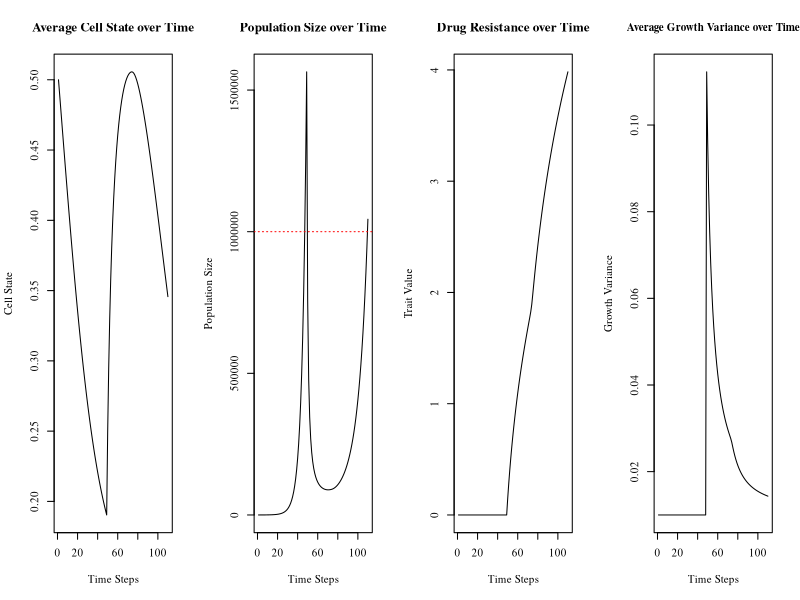

R code for this plot:
#Code written by Anuraag Bukkuri, expanded from code provided in "Advancing population ecology with integral projection models: a practical guide" - Merow et al 2013

params = data.frame(
  txon = FALSE,
  varG = .05, #.01,.05,1
  varF = .05, #.01,.05,.1
  endtx = 150)

lexp = 1.5 #1.5,2
beta = 1.5 #2
evolv = 1 #1,4
natd = .01*evolv
bex = -.6 #-.6,-.8 or -1

vpar1 = .01 
vpar2 = .2
vpar3 = .5
plotstop = 0
starttx=0
stressG = TRUE
stressF = FALSE
min = 0
max = 1
n = 100
tol = 1e-8
bc = min + c(0:n) * (max - min)/n
y = 0.5 * (bc[1:n] + bc[2:(n+1)])
h = y[2] - y[1]

Nt = rnorm(n,.5,0)
sim_steps = params$endtx-1
v = 0

popsize = vector(,sim_steps)
evoldyn = vector(,sim_steps)
avgtemp = vector(,length(y))
avgplot1 = vector(,sim_steps)
avgvar = vector(,length(y))
avgplot2 = vector(,sim_steps)

for (i in 1:sim_steps) {
  if (params$txon==TRUE) {m=1} #1.5
  else {m=0}
  
  total_cells = sum(Nt)
  Ntnorm = Nt / total_cells
  popsize[i] = total_cells
  evoldyn[i] = v
  for (j in 1:length(y)) {
    avgtemp[j] = y[j] * Ntnorm[j]
    x = m/(exp(lexp*y[j]) + beta*v)
    avgvar[j] = Ntnorm[j]*(vpar1+vpar2*exp(-vpar3/x))  
  }
  avgcell2 = sum(avgvar)
  avgcell = sum(avgtemp)
  avgplot1[i] = avgcell
  avgplot2[i] = avgcell2
  
  if (total_cells>1e6 && params$txon==FALSE){starttx=i
  params$txon=TRUE}
  
  #if (i==47){plotstop=i #47,53
  #break}
  
  if ((total_cells>1e6 && params$txon==TRUE && i>starttx+3)||total_cells<10){plotstop=i
  break}
  
  # if ((total_cells>popsize[i-1] && params$txon==TRUE && i>starttx+2||total_cells<10)){plotstop=i
  # break}
  
  l.x = function(x, params) {exp(lexp*x)}
  
  b.x = function(x, params) {.3*exp(bex*x)} #.4,.5
  
  s.x = function(x, params) {
    return(1-natd-m/(l.x(x,params=params)+beta*v))}
  
  s.x2 = function(x, params) {
    return(1-natd-m/(l.x(x,params=params)+beta*(v+.00001)))}
  
  g.yx = function(xp, x, params) {
    drugd = m/(l.x(x, params=params) + beta*v)
    varG = vpar1+vpar2*exp(-vpar3/drugd)
    if (stressG==FALSE){return (dnorm(xp,mean=x,sd= params$varG))}
    else if (stressG==TRUE){return (dnorm(xp,mean=x,sd= varG))}
  }
  
  g.yx2 = function(xp, x, params) {
    drugd = m/(l.x(x, params=params) + beta*(v+.00001))
    varG = vpar1+vpar2*exp(-vpar3/drugd)
    if (stressG==FALSE){return (dnorm(xp,mean=x,sd= params$varG))}
    else if (stressG==TRUE){return (dnorm(xp,mean=x,sd= varG))}
  }
  
  f.yx = function(xp, x, params) {
    drugd = m/(l.x(x,params=params) + beta*v)
    varF = vpar1+vpar2*exp(-vpar3/drugd)
    if (stressF==FALSE){return (dnorm(xp,mean=x,sd=params$varF))}
    else if (stressF==TRUE){return(dnorm(xp,mean=x,sd= varF))}
  }
  
  f.yx2 = function(xp, x, params) {
    drugd = m/(l.x(x,params=params) + beta*(v+.00001))
    varF = vpar1+vpar2*exp(-vpar3/drugd)
    if (stressF==FALSE){return (dnorm(xp,mean=x,sd=params$varF))}
    else if (stressF==TRUE){return(dnorm(xp,mean=x,sd= varF))}
  }
  
  dsdv <-outer(y, y, function(xp,x,params) {beta*m/(beta*v+exp(lexp*x)) ^ 2}, params=params)
  
  dg1dv <-outer(y,y,g.yx,params=params)
  dg2dv <-outer(y,y,g.yx2,params=params)
  dgdv <- outer(y, y, function(xp,x,params) {(dg2dv-dg1dv)/.00001},params=params)
  
  df1dv <-outer(y,y,f.yx,params=params)
  df2dv <-outer(y,y,f.yx2,params=params)
  dfdv <- outer(y, y, function(xp,x,params) {(df2dv-df1dv)/.00001},params=params)
  
  dkds <-outer(y, y, function(xp,x,params) {g.yx(xp,x,params)},params=params)
  
  dkdg <-outer(y, y, function(xp,x,params) {s.x(x,params)},params=params)
  
  dkdf <-outer(y, y, function(xp,x,params) {b.x(x,params)},params=params)
  
  #print(s.x(0))
  #print(b.x(0))
  
  F = h*outer(y, y, f.yx, params=params)
  B = b.x(y, params=params)
  G = h*outer(y, y, g.yx, params=params)
  S = s.x(y, params=params)
  Q = F
  P = G
  for (j in 1:n) {
    Q[, j] = F[, j] * B[j]
    P[, j] = G[, j] * S[j]
  }
  
  #ADRN Eviction
  for (j in 1:(n / 2)) {
    F[1, j] <- F[1, j] + 1 - sum(F[, j])
    Q[, j] <- F[, j] * B[j]
    G[1, j] <- G[1, j] + 1 - sum(G[, j])
    P[, j] <- G[, j] * S[j]
  }
  
  #MES Eviction
  for (j in (n / 2 + 1):n) {
    F[n, j] <- F[n, j] + 1 - sum(F[, j])
    Q[, j] <- F[, j] * B[j]
    G[n, j] <- G[n, j] + 1 - sum(G[, j])
    P[, j] <- G[, j] * S[j]
  }
  
  K = P + Q
  Nt1 = K %*% Nt
  Nt = Nt1
  
  lam <- abs(eigen(K)$values[1])
  #damp = abs(eigen(K)$values[1])/abs(eigen(K)$values[2]) # damping ratio
  w.eigen <- abs(eigen(K)$vectors[, 1])
  stable.dist <- w.eigen/sum(w.eigen)
  v.eigen <- abs(eigen(t(K))$vectors[, 1])
  repro.val <- v.eigen/v.eigen[1]
  v.dot.w = sum(stable.dist * repro.val) * h
  sens = outer(repro.val, stable.dist)/v.dot.w
  #elas = matrix(as.vector(sens) * as.vector(K)/lam, nrow = n)
  
  conts = dkds * dsdv
  if (stressG==FALSE||m==0){contg = 0}
  else if (stressG==TRUE){contg = dkdg*dgdv}
  if (stressF==FALSE||m==0){contf = 0}
  else if (stressF==TRUE){contf = dkdf*dfdv}
  sensv <- sum(sens*(conts+contg+contf)) * h ^ 2
  v <- v + evolv * sum(sensv) / lam
  
  #print(c(sum(sens*(conts)),i))
  #print(c(sum(sens),i))
  #print(c(sum(conts),i))
  
  #print(c(sum(Nt),i))
  #print(c(avgcell,i))
  #print(c(lam,i))
  
  # jpeg(file = paste("/Users/an7531bu/Downloads/",i))
  # plot(y,Nt,xlab = "State",ylab = "Population Density",type = 'l',main = paste("State distribution: Time ", i),family='serif')
  # dev.off()
}

message('Drug Resistance Level:',v)
message('Average Cell State:',avgcell)
message('Nadir of Population:',min(popsize[-c(1:starttx,plotstop+1:params$endtx)]))
message('Tx Start:',starttx)
message('Time to Progression:',plotstop-starttx)

par(mfrow = c(1, 4))#,oma=c(1,0,2,0))
plot(avgplot1[-c(plotstop+1:params$endtx)],xlab = "Time Steps",ylab='Cell State',type = 'l',main = 'Average Cell State over Time',family='serif')
plot(popsize[-c(plotstop+1:params$endtx)],xlab = "Time Steps",ylab = 'Population Size',main = 'Population Size over Time',type = 'l',family='serif')
abline(h=1e6,col='red',lty=3)
plot(evoldyn[-c(plotstop+1:params$endtx)],xlab = "Time Steps",ylab = 'Trait Value',main = 'Drug Resistance over Time',type = 'l',family='serif')
plot(avgplot2[-c(plotstop+1:params$endtx)],xlab = "Time Steps",ylab = 'Growth Variance',main = 'Average Growth Variance over Time',type = 'l',family='serif',cex.main=1)

# par(mfrow = c(1,2))
# plot(y,s.x(y,params),ylim=c(0.6,1),xlab="State",type="l",ylab="Survival Probability",lwd=12,main = 'Survival w/Correction: Pre-Tx',family='serif') #
# points(y,apply(P,2,sum),col="brown1",lwd=3,cex=.1,pch=19)
# plot(y,b.x(y,params),xlab="State",type="l",ylab="Birth Probability",lwd=12,main = 'Birth w/Correction: Pre-Tx',family='serif')
# points(y,apply(Q,2,sum),col="cyan",lwd=3,cex=.1,pch=19)

# plot(y,Nt,xlab="State",ylab='Pop Density',type='l',main='Population Distribution',family='serif')
# image(y,y,t(elas),xlab = "State (t)",ylab = "State (t+1)",main = "Elasticity",family='serif')
# image(y,y,t(sens),xlab = "State (t)",ylab = "State (t+1)",main = "Sensitivity",family='serif')
#mtext("Low Evolvability", line=0, side=3, outer=TRUE, cex=1.5,family='serif')
#plot(y,stable.dist,xlab = "State",type = "l",main = "Stable state distribution",family='serif')
#plot(y,repro.val,xlab="State",type="l",main="Reproductive values",family='serif')
#image(y,y,t(K), xlab="State (t)",ylab="State (t+1)",col=topo.colors(100), main="IPM matrix",family='serif')
#contour(y,y,t(K), add = TRUE, drawlabels = TRUE)